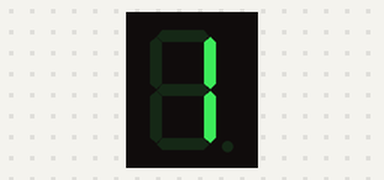
A sketch run on a simulated Arduino Uno, built with avr-gcc and run on an emulated ATmega328P. Parts: 1-digit seven-segment display. Wiring (inferred from the names in the program): 1-digit 7-segment display, segments lit when HIGH: segments pin 7, pin 6, pin 5, pin 11, pin 10, pin 8, pin 9, pin 4. The segment pins are drawn as the display they are named for.

Above: at 0.1 s.
At 2.1 s:
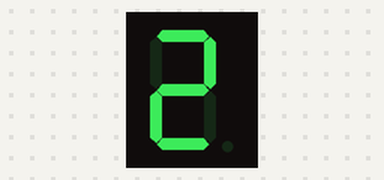
At 4.1 s:
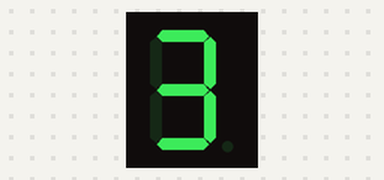
At 6.1 s:
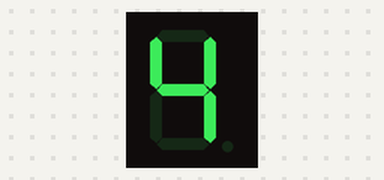
At 10.1 s:
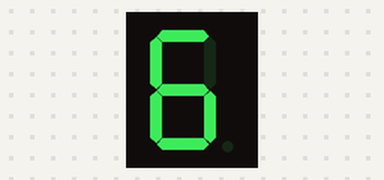
At 14.1 s:
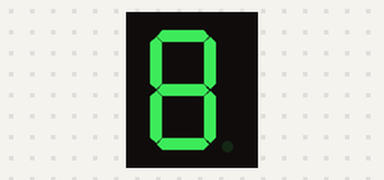

Measured:
- by itself, everything shown: repeats every 16.0 s, in 8 steps
- what the display in image 1 shows lasts 2.0 s, from 2.0 s to 4.0 s

The sketch:

chapter12_2nd.ino
```cpp
int a=7;
int b=6;
int c=5;
int d=11;
int e=10;
int f=8;
int g=9;
int dp=4;
//display number 1
void digital_1(void)
{
 unsigned char j;
 digitalWrite(c,HIGH);// pin5 low, light up c
 digitalWrite(b,HIGH);//light up b
 for(j=7;j<=11;j++)//go out else
 digitalWrite(j,LOW);
 digitalWrite(dp,LOW);//go out decimal point dp
}
//display number2
void digital_2(void)
{
 unsigned char j;
 digitalWrite(b,HIGH);
 digitalWrite(a,HIGH);
 for(j=9;j<=11;j++)
 digitalWrite(j,HIGH);
 digitalWrite(dp,LOW);
 digitalWrite(c,LOW);
digitalWrite(f,LOW);
}
// display number3
void digital_3(void)
{
 unsigned char j;
 digitalWrite(g,HIGH);
 digitalWrite(d,HIGH);
 for(j=5;j<=7;j++)
 digitalWrite(j,HIGH);
 digitalWrite(dp,LOW);
 digitalWrite(f,LOW);
 digitalWrite(e,LOW);
}

// display number4
void digital_4(void)
{
 digitalWrite(c,HIGH);
 digitalWrite(b,HIGH);
 digitalWrite(f,HIGH);
 digitalWrite(g,HIGH);
 digitalWrite(dp,LOW);
 digitalWrite(a,LOW);
 digitalWrite(e,LOW);
 digitalWrite(d,LOW);
}
// display number5
void digital_5(void)
{
 unsigned char j;
 for(j=7;j<=9;j++)
 digitalWrite(j,HIGH);
 digitalWrite(c,HIGH);
 digitalWrite(d,HIGH);
 digitalWrite(dp,LOW);
 digitalWrite(b,LOW);
 digitalWrite(e,LOW);
}
// display number6
void digital_6(void)
{
 unsigned char j;
 for(j=7;j<=11;j++)
 digitalWrite(j,HIGH);
 digitalWrite(c,HIGH);
 digitalWrite(dp,LOW);
 digitalWrite(b,LOW);
}
// display number7
void digital_7(void)
{
 unsigned char j;
 for(j=5;j<=7;j++)
 digitalWrite(j,HIGH);
 digitalWrite(dp,LOW);
 for(j=8;j<=11;j++)
 digitalWrite(j,LOW);
}
// display number8
void digital_8(void)
{
 unsigned char j;
 for(j=5;j<=11;j++)
 digitalWrite(j,HIGH);
 digitalWrite(dp,LOW);
}
void setup()
{
 int i;//define i
 for(i=4;i<=11;i++)
 pinMode(i,OUTPUT);//set pin4~pin11 output
}
void loop()
{
 while(1)
 {
 digital_1();//number 1
 delay(2000);//delay 2s
 digital_2();
 delay(2000);
 digital_3();
 delay(2000);
 digital_4();
 delay(2000);
 digital_5();
 delay(2000);
 digital_6();
 delay(2000);
 digital_7();
 delay(2000);
 digital_8();
 delay(2000);
 }
}
```
